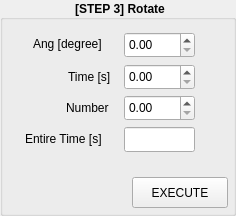
     <widget class="QGroupBox" name="groupBox_STEP3">
      <property name="geometry">
       <rect>
        <x>483</x>
        <y>7</y>
        <width>236</width>
        <height>216</height>
       </rect>
      </property>
      <property name="font">
       <font>
        <weight>75</weight>
        <italic>false</italic>
        <bold>true</bold>
       </font>
      </property>
      <property name="styleSheet">
       <string notr="true">QGroupBox::title { 
    background-color: transparent;
     subcontrol-position: top center; /* position at the top left*/ 
     padding:2 13px;
 }
QGroupBox#groupBox_STEP3
 { 
     border: 2px solid rgb(186, 189, 182); 
     border-radius: 3px; 
 } </string>
      </property>
      <property name="title">
       <string>[STEP 3] Rotate</string>
      </property>
      <widget class="QLabel" name="label_JointControlTime_7">
       <property name="geometry">
        <rect>
         <x>68</x>
         <y>68</y>
         <width>54</width>
         <height>17</height>
        </rect>
       </property>
       <property name="text">
        <string>Time [s]</string>
       </property>
      </widget>
      <widget class="QDoubleSpinBox" name="doubleSpinBox_Step3Time">
       <property name="geometry">
        <rect>
         <x>124</x>
         <y>64</y>
         <width>71</width>
         <height>26</height>
        </rect>
       </property>
      </widget>
      <widget class="QPushButton" name="pushButton_Step3_Execute">
       <property name="geometry">
        <rect>
         <x>132</x>
         <y>177</y>
         <width>96</width>
         <height>31</height>
        </rect>
       </property>
       <property name="text">
        <string>EXECUTE</string>
       </property>
      </widget>
      <widget class="QDoubleSpinBox" name="doubleSpinBox_Step3Ang">
       <property name="geometry">
        <rect>
         <x>124</x>
         <y>32</y>
         <width>71</width>
         <height>26</height>
        </rect>
       </property>
      </widget>
      <widget class="QLabel" name="label_JointControlTime_10">
       <property name="geometry">
        <rect>
         <x>33</x>
         <y>34</y>
         <width>94</width>
         <height>20</height>
        </rect>
       </property>
       <property name="text">
        <string>Ang [degree]</string>
       </property>
      </widget>
      <widget class="QLabel" name="label_JointControlTime_11">
       <property name="geometry">
        <rect>
         <x>66</x>
         <y>99</y>
         <width>65</width>
         <height>17</height>
        </rect>
       </property>
       <property name="text">
        <string>Number</string>
       </property>
      </widget>
      <widget class="QDoubleSpinBox" name="doubleSpinBox_Step3Number">
       <property name="geometry">
        <rect>
         <x>124</x>
         <y>95</y>
         <width>71</width>
         <height>26</height>
        </rect>
       </property>
      </widget>
      <widget class="QLineEdit" name="lineEdit_STEP3EntireTime">
       <property name="geometry">
        <rect>
         <x>124</x>
         <y>127</y>
         <width>71</width>
         <height>25</height>
        </rect>
       </property>
      </widget>
      <widget class="QLabel" name="label_JointControlTime_12">
       <property name="geometry">
        <rect>
         <x>25</x>
         <y>129</y>
         <width>101</width>
         <height>20</height>
        </rect>
       </property>
       <property name="text">
        <string>Entire Time [s]</string>
       </property>
      </widget>
     </widget>
